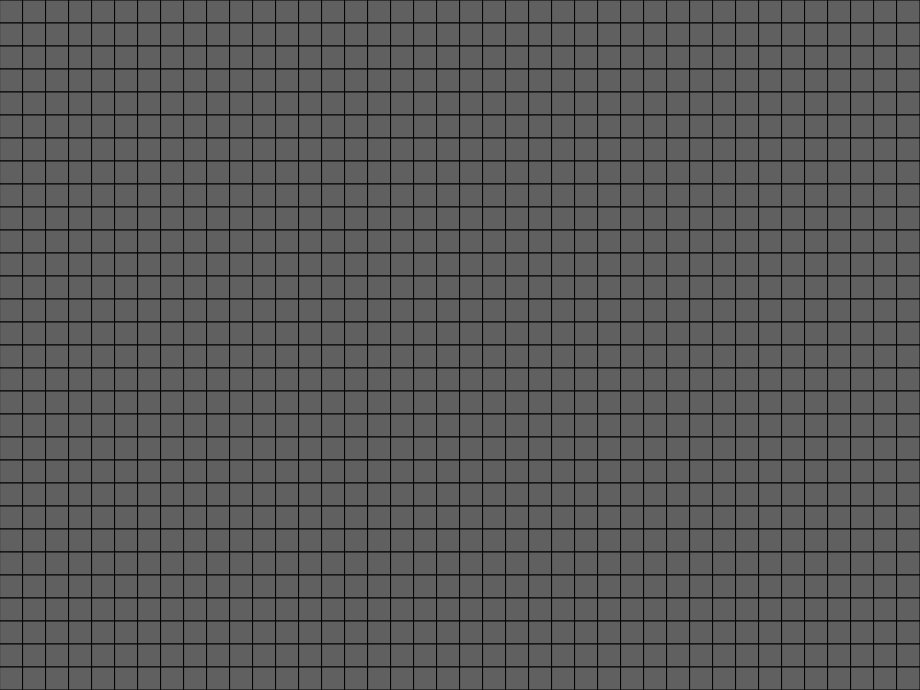
Frame 1 (no input)
Frame 60 (no input): identical to frame 1, image omitted
Frame 120 (the mouse pressed at the canvas centre since frame 60): identical to frame 1, image omitted

The p5.js sketch that drew this single still picture (run headless with seeded random() and noise() and a simulated clock; from frame 60 on, the mouse is pressed at the canvas centre):

// p5.js sketch
// ── sketch.js
var screenX;
var screenY;
var firstClick = true;
var leftReleased = true;
var win = false;
var dead = false;

var gridX = 40;
var gridY = 30;
var boxSize = 23;
var bombChance = 0.12;
var numEmpty = 0;

var resetTimer = 0;

var grid = [];
const E = 0;
const B = 1;

var adjacentNumber = [];
var adjacentSpaces = [];
var flags = [];
var revealed = [];

function setup() {
  screenX = gridX * boxSize;
  screenY = gridY * boxSize;
  createCanvas(screenX, screenY);

  setColors();

  createGrid();
  markadjacentNumber();
  getNumEmpty();
}

function reset() {
  adjacentNumber = [];
  adjacentSpaces = [];
  flags = [];
  revealed = [];

  numEmpty = 0;
  flashTimer = 0;
  resetTimer = 0;

  firstClick = true;
  win = false;
  dead = false;

  createGrid();
  markadjacentNumber();
  getNumEmpty();
}

function createGrid() {
  let rand;
  for (var x = 0; x < gridX; x++) {
    grid[x] = [];
    adjacentNumber[x] = [];
    revealed[x] = [];
    for (var y = 0; y < gridY; y++) {
      adjacentNumber[x][y] = 0;
      revealed[x][y] = false;

      rand = random();
      if (rand <= bombChance) {
        grid[x][y] = B;
      } else {
        grid[x][y] = E;
      }
    }
  }
}

function interactions() {
  if (mouseX < screenX && mouseY < screenY) {
    let boxX = int(mouseX / boxSize);
    let boxY = int(mouseY / boxSize);
    if (mouseButton == LEFT) {
      if (!firstClick || grid[boxX][boxY] != B) {
        firstClick = false;
        if (!revealed[boxX][boxY]) {
          revealed[boxX][boxY] = true;
          if (grid[boxX][boxY] != B) {
            floodReveal(boxX, boxY);
          }
          if (grid[boxX][boxY] == B) {
            dead = true;
          }
        }
      }
    }
    if (mouseButton == RIGHT) {
      if (leftReleased) {
        leftReleased = false;
        markFlag(boxX, boxY)
      }
    }
  }
  checkNumRevealed();
}

function keyTyped() {
  if (mouseX < screenX && mouseY < screenY) {
    let boxX = int(mouseX / boxSize);
    let boxY = int(mouseY / boxSize);
    markFlag(boxX, boxY)
  }
}

function markFlag(x, y) {
  let flagNum = -1;

  for (var i = 0; i < flags.length; i++) {
    if (x == flags[i][0] && y == flags[i][1]) {
      flagNum = i;
    }
  }

  if (flagNum > -1) {
    flags.splice(flagNum, 1);
  } else {
    append(flags, [x, y]);
  }
}

function floodReveal(xPos, yPos) {
  if (adjacentNumber[xPos][yPos] == 0) {
    append(adjacentSpaces, [xPos, yPos]);
    while (adjacentSpaces.length != 0) {
      let surroundings = getAdjacentList(adjacentSpaces[0][0], adjacentSpaces[0][1]);

      for (var i = 0; i < surroundings.length; i++) {
        let x = surroundings[i][0];
        let y = surroundings[i][1];

        if (adjacentNumber[x][y] == 0 && !revealed[x][y]) {
          append(adjacentSpaces, [x, y]);
        }
        revealed[x][y] = true;
      }
      adjacentSpaces.shift();
    }
  }
}

function drawGrid() {
  for (var x = 0; x < gridX; x++) {
    for (var y = 0; y < gridY; y++) {
      stroke(0);
      fill(cNonRevealed);

      if (revealed[x][y] || dead || win) {
        if (grid[x][y] == B) {
          fill(cBomb);
        }
      }

      if (revealed[x][y]) {
        if (grid[x][y] == E) {
          stroke(0);
          fill(cRevealedEmpty);
        }
      }
      rect(x * boxSize, y * boxSize, boxSize, boxSize);
      if (adjacentNumber[x][y] > 0 && revealed[x][y]) {
        textSize(boxSize - 3);
        textAlign(LEFT);
        fill(cNumbers[adjacentNumber[x][y] - 1]);
        text(adjacentNumber[x][y].toString(), x * boxSize + boxSize / 4, y * boxSize + (3 * boxSize / 4));
      }
    }
  }

  for (var i = 0; i < flags.length; i++) {
    let x = flags[i][0];
    let y = flags[i][1];
    if (!revealed[x][y]) {
      stroke(0);
      fill(cFlag);
      rect(x * boxSize, y * boxSize, boxSize, boxSize)
    }
  }
}

function winScreen() {
  resetTimer += 1;

  stroke(0);
  fill(124, 252, 0);
  textAlign(CENTER);
  textSize(50);
  text("YOU WIN!", screenX / 2, screenY / 2);

  if (resetTimer >= 250) {
    reset();
  }
}

function deathScreen() {
  resetTimer += 1;

  stroke(0);
  fill(107, 142, 35);

  textAlign(CENTER);
  textSize(50);
  text("YOU LOSE!", screenX / 2, screenY / 2);

  if (resetTimer >= 250) {
    reset();
  }
}

function draw() {
  drawGrid();
  if (!win && !dead && mouseIsPressed) {
    interactions();
  } else if (win) {
    winScreen();
  } else if (dead) {
    deathScreen();
  }

  if (!mouseIsPressed) {
    leftReleased = true;
  }
}

// ── Adjacents.js
function markadjacentNumber() {
  for (var x = 0; x < gridX; x++) {
    for (var y = 0; y < gridY; y++) {
      let num = adjacentNum(x, y);
      if (num > 0 && grid[x][y] != B) {
        adjacentNumber[x][y] = num;
      }
    }
  }
}

function adjacentNum(xPos, yPos) {
  let num = 0;

  if (xPos > 0) {
    if (yPos > 0) {
      if (grid[xPos - 1][yPos - 1] == B) {
        num += 1;
      }
    }
    if (yPos < gridY - 1) {
      if (grid[xPos - 1][yPos + 1] == B) {
        num += 1;
      }
    }
    if (grid[xPos - 1][yPos] == B) {
      num += 1;
    }
  }

  if (xPos < gridX - 1) {
    if (yPos > 0) {
      if (grid[xPos + 1][yPos - 1] == B) {
        num += 1;
      }
    }
    if (yPos < gridY - 1) {
      if (grid[xPos + 1][yPos + 1] == B) {
        num += 1;
      }
    }
    if (grid[xPos + 1][yPos] == B) {
      num += 1;
    }
  }

  if (yPos > 0) {
    if (grid[xPos][yPos - 1] == B) {
      num += 1;
    }
  }

  if (yPos < gridY - 1) {
    if (grid[xPos][yPos + 1] == B) {
      num += 1;
    }
  }

  return num;
}

function getAdjacentList(xPos, yPos) {
  let adjacentList = [];

  if (xPos > 0) {
    if (yPos > 0) {
      append(adjacentList, [xPos - 1, yPos - 1])
    }
    if (yPos < gridY - 1) {
      append(adjacentList, [xPos - 1, yPos + 1])
    }
    append(adjacentList, [xPos - 1, yPos])
  }

  if (xPos < gridX - 1) {
    if (yPos > 0) {
      append(adjacentList, [xPos + 1, yPos - 1])
    }
    if (yPos < gridY - 1) {
      append(adjacentList, [xPos + 1, yPos + 1])
    }
    append(adjacentList, [xPos + 1, yPos])
  }

  if (yPos > 0) {
    append(adjacentList, [xPos, yPos - 1])
  }

  if (yPos < gridY - 1) {
    append(adjacentList, [xPos, yPos + 1])
  }

  return adjacentList;
}

function getNumEmpty(){
  for (var x = 0; x < gridX; x++){
    for (var y = 0; y < gridY; y++){
      if (grid[x][y] == E){
        numEmpty += 1;
      }
    }
  }
}

function checkNumRevealed(){
  let numRevealed = 0;
  for (var x = 0; x < gridX; x++){
    for (var y = 0; y < gridY; y++){
      if (grid[x][y] == E && revealed[x][y]){
        numRevealed += 1;
      }
    }
  }
  if (numRevealed == numEmpty){
    win = true;
  }
}

// ── ColorList.js
var cNonRevealed;
var cRevealedEmpty;
var cBomb;
var cFlag;
var cNumbers;

function setColors() {
  cNonRevealed = color(96, 96, 96);
  cRevealedEmpty = color(160, 160, 160);
  cBomb = color(204, 0, 0);
  cFlag = color(51, 51, 255);

  cNumbers = [color(255, 153, 255), color(255, 102, 255), color(255, 51, 255),
    color(255, 0, 255), color(204, 0, 204), color(153, 0, 153),
    color(102, 0, 102), color(51, 0, 51)
  ]
}
